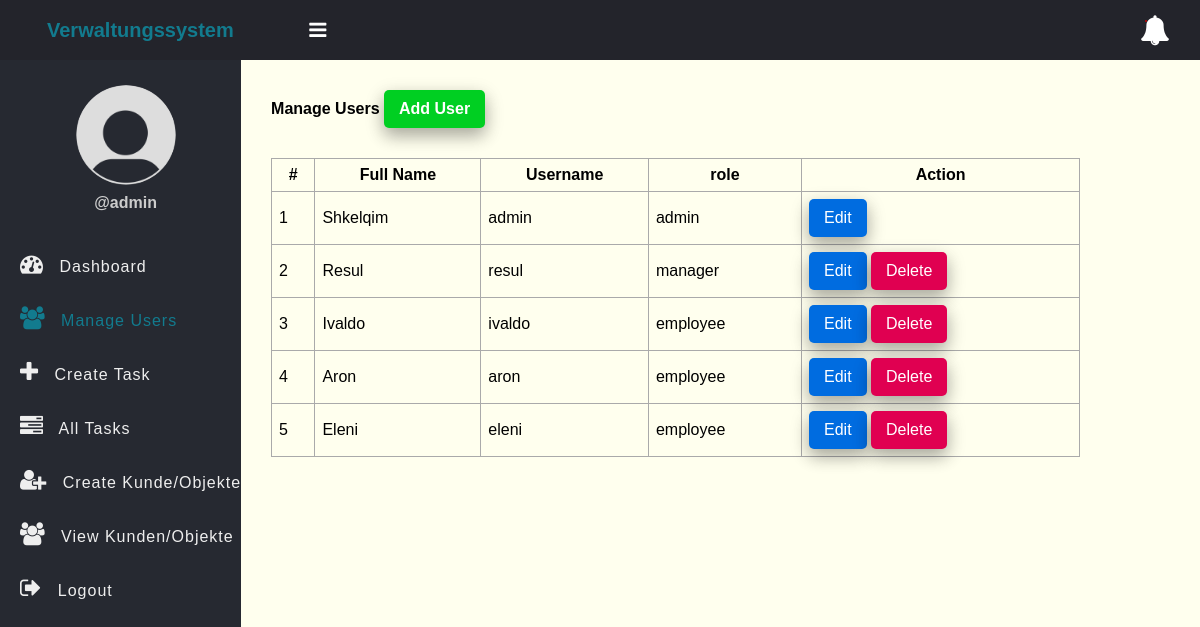
Page /user.php (signed in) on the earlier database version.
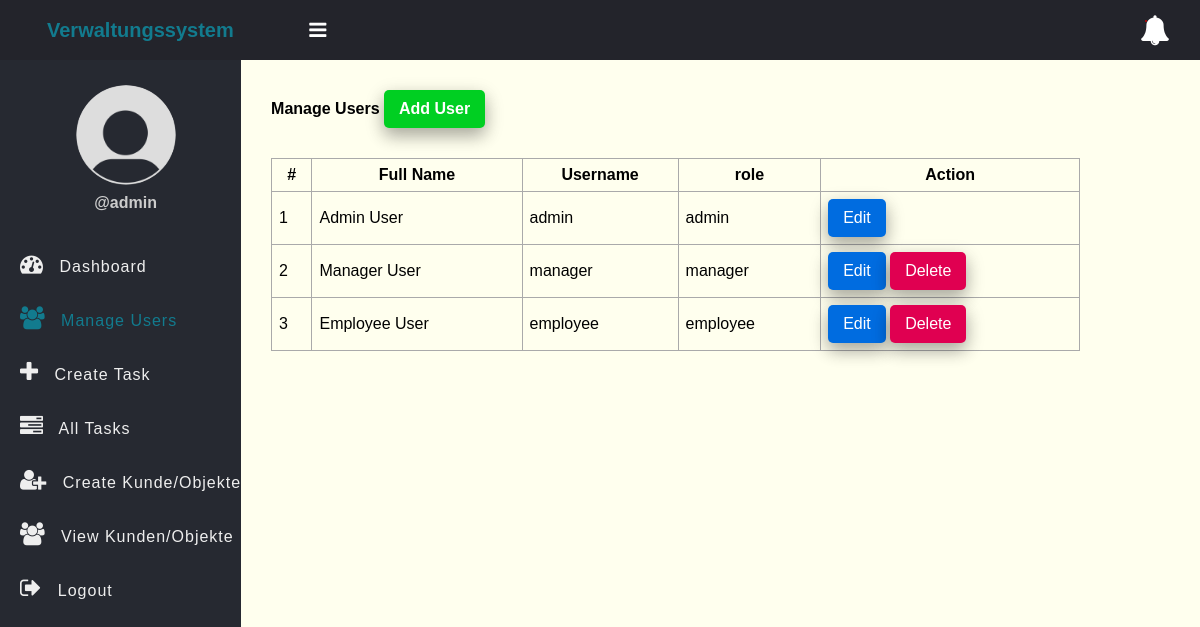
Same page on the later database version.
### tables this page shows
CREATE TABLE users (
                       id INT AUTO_INCREMENT PRIMARY KEY,
                       full_name VARCHAR(255) NOT NULL,
                       username VARCHAR(100) UNIQUE NOT NULL,
                       password VARCHAR(255) NOT NULL,
                       role ENUM('admin', 'manager', 'employee') NOT NULL,
                       created_at TIMESTAMP DEFAULT CURRENT_TIMESTAMP
);

### app/Model/User.php (called while the page is built, shortened)
<?php
function get_all_users($conn){
	$sql = "SELECT * FROM users";
	$stmt = $conn->prepare($sql);
	$stmt->execute();
	if($stmt->rowCount() > 0){
		$users = $stmt->fetchAll();
	}else $users = 0;
	return $users;
}

### user.php (the view, shortened to what this page needs)
<?php
if (isset($_SESSION['role']) && isset($_SESSION['id']) && $_SESSION['role'] == "admin") {
    include "DB_connection.php";
    include "app/Model/User.php";
    $users = get_all_users($conn);
 ?>
<!DOCTYPE html>
<html>
<head>
	<link rel="stylesheet" href="https://stackpath.bootstrapcdn.com/font-awesome/4.7.0/css/font-awesome.min.css">
	<link rel="stylesheet" href="css/style.css">
</head>
<body>
	<?php include "inc/header.php" ?>
	<div class="body">
		<?php include "inc/nav.php" ?>
		<section class="section-1">
			<h4 class="title">Manage Users <a href="add-user.php">Add User</a></h4>
			<?php if ($users != 0) { ?>
			<table class="main-table">
				<tr>
					<th>#</th>
					<th>Full Name</th>
					<th>Username</th>
					<th>role</th>
					<th>Action</th>
				</tr>
				<?php $i=0; foreach ($users as $user) { ?>
				<tr>
					<td><?=++$i?></td>
					<td><?=$user['full_name']?></td>
					<td><?=$user['username']?></td>
					<td><?=$user['role']?></td>
                    <td>
                        <a href="edit-user.php?id=<?=$user['id']?>" class="edit-btn">Edit</a>
                        <?php if ($user['role'] != "admin") { ?>
                            <a href="delete-user.php?id=<?=$user['id']?>" class="delete-btn">Delete</a>
                        <?php } ?>
                    </td>
                </tr>
			   <?php	} ?>
			</table>
		<?php }else { ?>
			<h3>Empty</h3>
		<?php  }?>
		</section>
	</div>
</body>
</html>
<?php }else{
   $em = "First login";
   header("Location: login.php?error=$em");
   exit();
}
 ?>

### inc/header.php (shortened to what this page needs)
<header class="header">
	<h2 class="u-name"><b>Verwaltungssystem</b>
		<label for="checkbox">
			<i id="navbtn" class="fa fa-bars" aria-hidden="true"></i>
		</label>
	</h2>
	<span class="notification" id="notificationBtn">
		<i class="fa fa-bell" aria-hidden="true"></i>
		<span id="notificationNum"></span>
	</span>
</header>

### inc/nav.php (shortened to what this page needs)
<nav class="side-bar">
    <div class="user-p">
        <img src="img/user.png">
        <h4>@<?=$_SESSION['username']?></h4>
    </div>
    <ul id="navList">
        <li>
            <a href="index.php">
                <i class="fa fa-tachometer"></i>
                <span>Dashboard</span>
            </a>
        </li>
        <?php if ($_SESSION['role'] == "employee") { ?>
            <li>
                <a href="my_task.php">
                    <i class="fa fa-tasks"></i>
                    <span>My Tasks</span>
                </a>
            </li>
            <li>
                <a href="profile.php">
                    <i class="fa fa-user"></i>
                    <span>Profile</span>
                </a>
            </li>
            <li>
                <a href="notifications.php">
                    <i class="fa fa-bell"></i>
                    <span>Notifications</span>
                </a>
            </li>
        <?php } else if ($_SESSION['role'] == "admin") { ?>
            <li>
                <a href="user.php">
                    <i class="fa fa-users"></i>
                    <span>Manage Users</span>
                </a>
            </li>
            <li>
                <a href="create_task.php">
                    <i class="fa fa-plus"></i>
                    <span>Create Task</span>
                </a>
            </li>
            <li>
                <a href="tasks.php">
                    <i class="fa fa-tasks"></i>
                    <span>All Tasks</span>
                </a>
            </li>
            <li>
                <a href="add-kunde-objekt.php">
                    <i class="fa fa-user-plus"></i>
                    <span>Create Kunde/Objekte</span>
                </a>
            </li>
        <?php } else if ($_SESSION['role'] == "manager") { ?>
            <li>
                <a href="my_task.php">
                    <i class="fa fa-tasks"></i>
                    <span>My Tasks</span>
                </a>
            </li>
            <li>
                <a href="create_task.php">
                    <i class="fa fa-plus"></i>
                    <span>Create Task</span>
                </a>
            </li>
            <li>
                <a href="tasks.php">
                    <i class="fa fa-tasks"></i>
                    <span>All Tasks</span>
                </a>
            </li>
        <?php } ?>
        <li>
            <a href="view-kunden.php">
                <i class="fa fa-users"></i>
                <span>View Kunden/Objekte</span>
            </a>
        </li>
        <li>
            <a href="logout.php">
                <i class="fa fa-sign-out"></i>
                <span>Logout</span>
            </a>
        </li>
    </ul>
</nav>

### css/style.css (style rules this page uses)
* { padding: 0; margin: 0; box-sizing: border-box; font-family: arial, sans-serif; }
.header { display: flex; justify-content: space-between; align-items: center; padding: 15px 30px; background: #23242b; color: #fff; }
.u-name { font-size: 20px; padding-left: 17px; }
.u-name b { color: #127b8e; }
.header i { font-size: 30px; cursor: pointer; color: #fff; }
.header .notification { position: relative; cursor: pointer; }
.header .notification span { position: absolute; top: 5px; left: 5px; background: #C80000; padding: 1px; border-radius: 50%; }
.user-p { text-align: center; padding-left: 10px; padding-top: 25px; }
.user-p img { width: 100px; border-radius: 50%; }
.user-p h4 { color: #ccc; padding: 5px 0; }
.side-bar { width: 300px; background: #262931; min-height: 100vh; transition: 500ms width; }
.body { display: flex; }
.side-bar ul { margin-top: 20px; list-style: none; }
.side-bar ul li { font-size: 16px; padding: 15px 0px; padding-left: 20px; transition: 500ms background; white-space: nowrap; overflow: hidden; text-overflow: ellipsis; }
.side-bar ul li a { text-decoration: none; color: #eee; cursor: pointer; letter-spacing: 1px; }
.side-bar .active a { color: #127b8e !important; }
.side-bar .active a i { color: #127b8e !important; }
.side-bar ul li a i { display: inline-block; padding-right: 10px; font-size: 23px; }
#navbtn { display: inline-block; margin-left: 70px; font-size: 20px; transition: 500ms color; }
.section-1 { padding: 30px; }
.section-1 .title { margin-bottom: 10px; }
.section-1 .title a { text-decoration: none; display: inline-block; padding-left: 10px; border: none; background: #00CF22; padding: 10px 15px; color: #fff; font-size: 16px; border-radius: 5px; cursor: pointer; outline: none; transition: background 1s; box-shadow: 0 8px 16px 0 rgba(0,0,0,0.2), 0 6px 20px 0 rgba(0,0,0,0.19); }
.section-1 { width: 100%; background: #ffe; }
.main-table, .main-table tr, .main-table th, .main-table td { border: 1px solid #aaa; border-collapse: collapse; padding: 7px; }
.main-table { width: 90%; margin-top: 30px; }
.delete-btn { text-decoration: none; display: inline-block; padding-left: 10px; border: none; background: #E00051; padding: 10px 15px; color: #fff; font-size: 16px; border-radius: 5px; cursor: pointer; outline: none; transition: background 1s; box-shadow: 0 8px 16px 0 rgba(0,0,0,0.2), 0 6px 20px 0 rgba(0,0,0,0.19); }
.edit-btn { text-decoration: none; display: inline-block; padding-left: 10px; border: none; background: #006CE0; padding: 10px 15px; color: #fff; font-size: 16px; border-radius: 5px; cursor: pointer; outline: none; transition: background 1s; box-shadow: 0 8px 16px 0 rgba(0,0,0,0.2), 0 6px 20px 0 rgba(0,0,0,0.19); }

Differences in the rows shown:
removed users: full_name "Shkelqim", username "admin", role "admin"
removed users: full_name "Resul", username "resul", role "manager"
removed users: full_name "Ivaldo", username "ivaldo", role "employee"
removed users: full_name "Aron", username "aron", role "employee"
removed users: full_name "Eleni", username "eleni", role "employee"
added users: full_name "Admin User", username "admin", role "admin"
added users: full_name "Manager User", username "manager", role "manager"
added users: full_name "Employee User", username "employee", role "employee"
